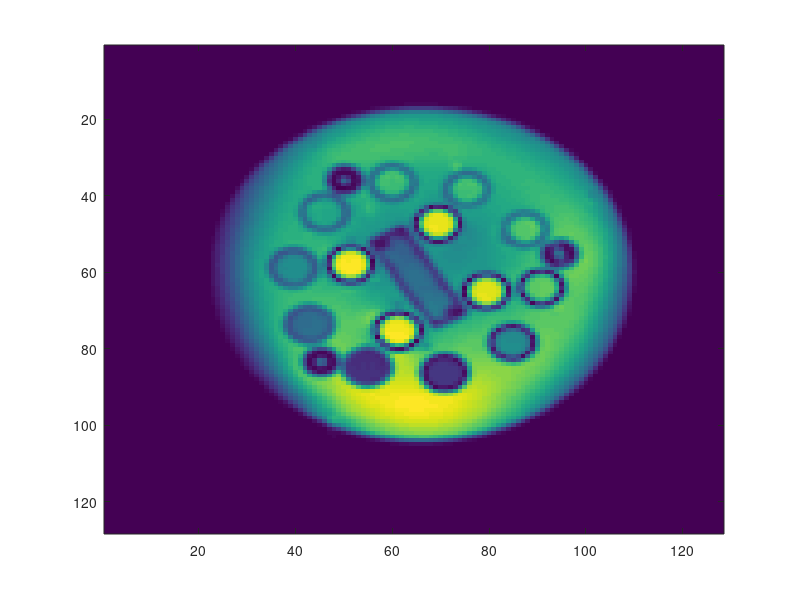

The MATLAB source for this figure: (Note: this script raises an error after producing the figure.)
clc
clear

%% Received from Enlin Qian, Aug 2020
% Modified by Gehua Tong 
% For use in mapping water/fat bottles' T1 

%% Read in files
addpath(genpath('.'))
load('T1_mapping_images_filtered.mat','t1_images')
image_data_final = mat2gray(squeeze(t1_images));
TI = [50, 75, 100, 125, 150, 250, 1000, 1500, 2000, 3000];
TI = TI./1000; % convert TI to s to allow better curve fitting performance
TR = (4.5).*ones(size(TI));
size_img = 128;
%% Define mask
imagesc(squeeze(abs(image_data_final(:,:,3))))
addToolbarExplorationButtons(gcf)
axis equal tight
colormap gray

CircleStruc = drawcircle;
mask = createMask(CircleStruc);

close

image_data_final = image_data_final.*mask;

%% curve fitting for each pixel
T1_map = zeros(size_img, size_img);
tic
for n1 = 1:size_img
    for n2 = 1:size_img
        if sum(squeeze(image_data_final(n1,n2,:))) ~= 0
            y_data = squeeze(image_data_final(n1, n2, :));
            [Val, Loc] = min(y_data);
            
            n3 = 1;
            
            y_data_opt1 = y_data;
            y_data_opt2 = y_data;
            
            n3 = 1;
            while n3<=Loc
                y_data_opt1(n3) = -y_data_opt1(n3); %to fix the abs value problem
                n3 = n3 + 1;
            end
            
            n3 = 1;
            while n3<Loc
                y_data_opt2(n3) = -y_data_opt2(n3);
                n3 = n3 + 1;
            end            
            [fitresult1, gof1] = createFitT1(TI, TR, y_data_opt1);
            [fitresult2, gof2] = createFitT1(TI, TR, y_data_opt2);
            if gof1.sse < gof2.sse
                T1_map(n1, n2) = fitresult1.b;
            else
                T1_map(n1, n2) = fitresult2.b;
            end
                
            disp ((n1-1)*size_img+n2)
        end
    end
end
elapsedTime = toc;
imagesc(T1_map);colormap hot; axis equal tight;addToolbarExplorationButtons(gcf);
%%caxis([0,5])
save('data/T1_map_filtered.mat','T1_map')